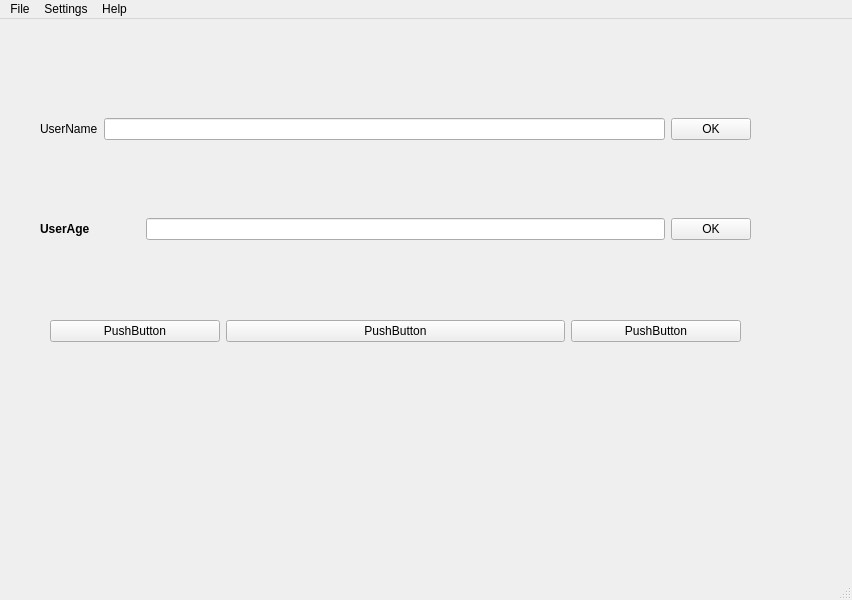
<?xml version="1.0" encoding="UTF-8"?>
<ui version="4.0">
 <class>MainWindow</class>
 <widget class="QMainWindow" name="MainWindow">
  <property name="geometry">
   <rect>
    <x>0</x>
    <y>0</y>
    <width>852</width>
    <height>600</height>
   </rect>
  </property>
  <property name="windowTitle">
   <string>MainWindow</string>
  </property>
  <widget class="QWidget" name="centralwidget">
   <widget class="QWidget" name="horizontalLayoutWidget">
    <property name="geometry">
     <rect>
      <x>40</x>
      <y>70</y>
      <width>711</width>
      <height>80</height>
     </rect>
    </property>
    <layout class="QHBoxLayout" name="horizontalLayout">
     <item>
      <widget class="QLabel" name="label">
       <property name="font">
        <font>
         <weight>50</weight>
         <bold>false</bold>
        </font>
       </property>
       <property name="text">
        <string>UserName</string>
       </property>
      </widget>
     </item>
     <item>
      <widget class="QLineEdit" name="lineEdit"/>
     </item>
     <item>
      <widget class="QPushButton" name="pushButton">
       <property name="text">
        <string>OK</string>
       </property>
      </widget>
     </item>
    </layout>
   </widget>
   <widget class="QWidget" name="horizontalLayoutWidget_2">
    <property name="geometry">
     <rect>
      <x>40</x>
      <y>170</y>
      <width>711</width>
      <height>80</height>
     </rect>
    </property>
    <layout class="QHBoxLayout" name="horizontalLayout_2">
     <item>
      <widget class="QLabel" name="lblUserAge">
       <property name="minimumSize">
        <size>
         <width>100</width>
         <height>50</height>
        </size>
       </property>
       <property name="font">
        <font>
         <weight>75</weight>
         <bold>true</bold>
        </font>
       </property>
       <property name="toolTip">
        <string>This is my ToolTip</string>
       </property>
       <property name="text">
        <string>UserAge</string>
       </property>
      </widget>
     </item>
     <item>
      <widget class="QLineEdit" name="leUserAge"/>
     </item>
     <item>
      <widget class="QPushButton" name="pbUSerAge">
       <property name="text">
        <string>OK</string>
       </property>
      </widget>
     </item>
    </layout>
   </widget>
   <widget class="QWidget" name="horizontalLayoutWidget_3">
    <property name="geometry">
     <rect>
      <x>40</x>
      <y>250</y>
      <width>711</width>
      <height>124</height>
     </rect>
    </property>
    <layout class="QHBoxLayout" name="horizontalLayout_3" stretch="1,2,1">
     <property name="leftMargin">
      <number>10</number>
     </property>
     <property name="topMargin">
      <number>20</number>
     </property>
     <property name="rightMargin">
      <number>10</number>
     </property>
     <property name="bottomMargin">
      <number>20</number>
     </property>
     <item>
      <widget class="QPushButton" name="pushButton_2">
       <property name="text">
        <string>PushButton</string>
       </property>
      </widget>
     </item>
     <item>
      <widget class="QPushButton" name="pushButton_3">
       <property name="text">
        <string>PushButton</string>
       </property>
      </widget>
     </item>
     <item>
      <widget class="QPushButton" name="pushButton_4">
       <property name="text">
        <string>PushButton</string>
       </property>
      </widget>
     </item>
    </layout>
   </widget>
  </widget>
  <widget class="QMenuBar" name="menubar">
   <property name="geometry">
    <rect>
     <x>0</x>
     <y>0</y>
     <width>852</width>
     <height>20</height>
    </rect>
   </property>
   <widget class="QMenu" name="menuFile">
    <property name="title">
     <string>File</string>
    </property>
    <addaction name="actionOpen"/>
    <addaction name="actionSave"/>
   </widget>
   <widget class="QMenu" name="menuSettings">
    <property name="title">
     <string>Settings</string>
    </property>
    <addaction name="actionPreferences"/>
   </widget>
   <widget class="QMenu" name="menuHelp">
    <property name="title">
     <string>Help</string>
    </property>
   </widget>
   <addaction name="menuFile"/>
   <addaction name="menuSettings"/>
   <addaction name="menuHelp"/>
  </widget>
  <widget class="QStatusBar" name="statusbar"/>
  <action name="actionOpen">
   <property name="text">
    <string>Open</string>
   </property>
  </action>
  <action name="actionSave">
   <property name="text">
    <string>Save</string>
   </property>
  </action>
  <action name="actionPreferences">
   <property name="text">
    <string>Preferences</string>
   </property>
  </action>
 </widget>
 <resources/>
 <connections/>
</ui>
